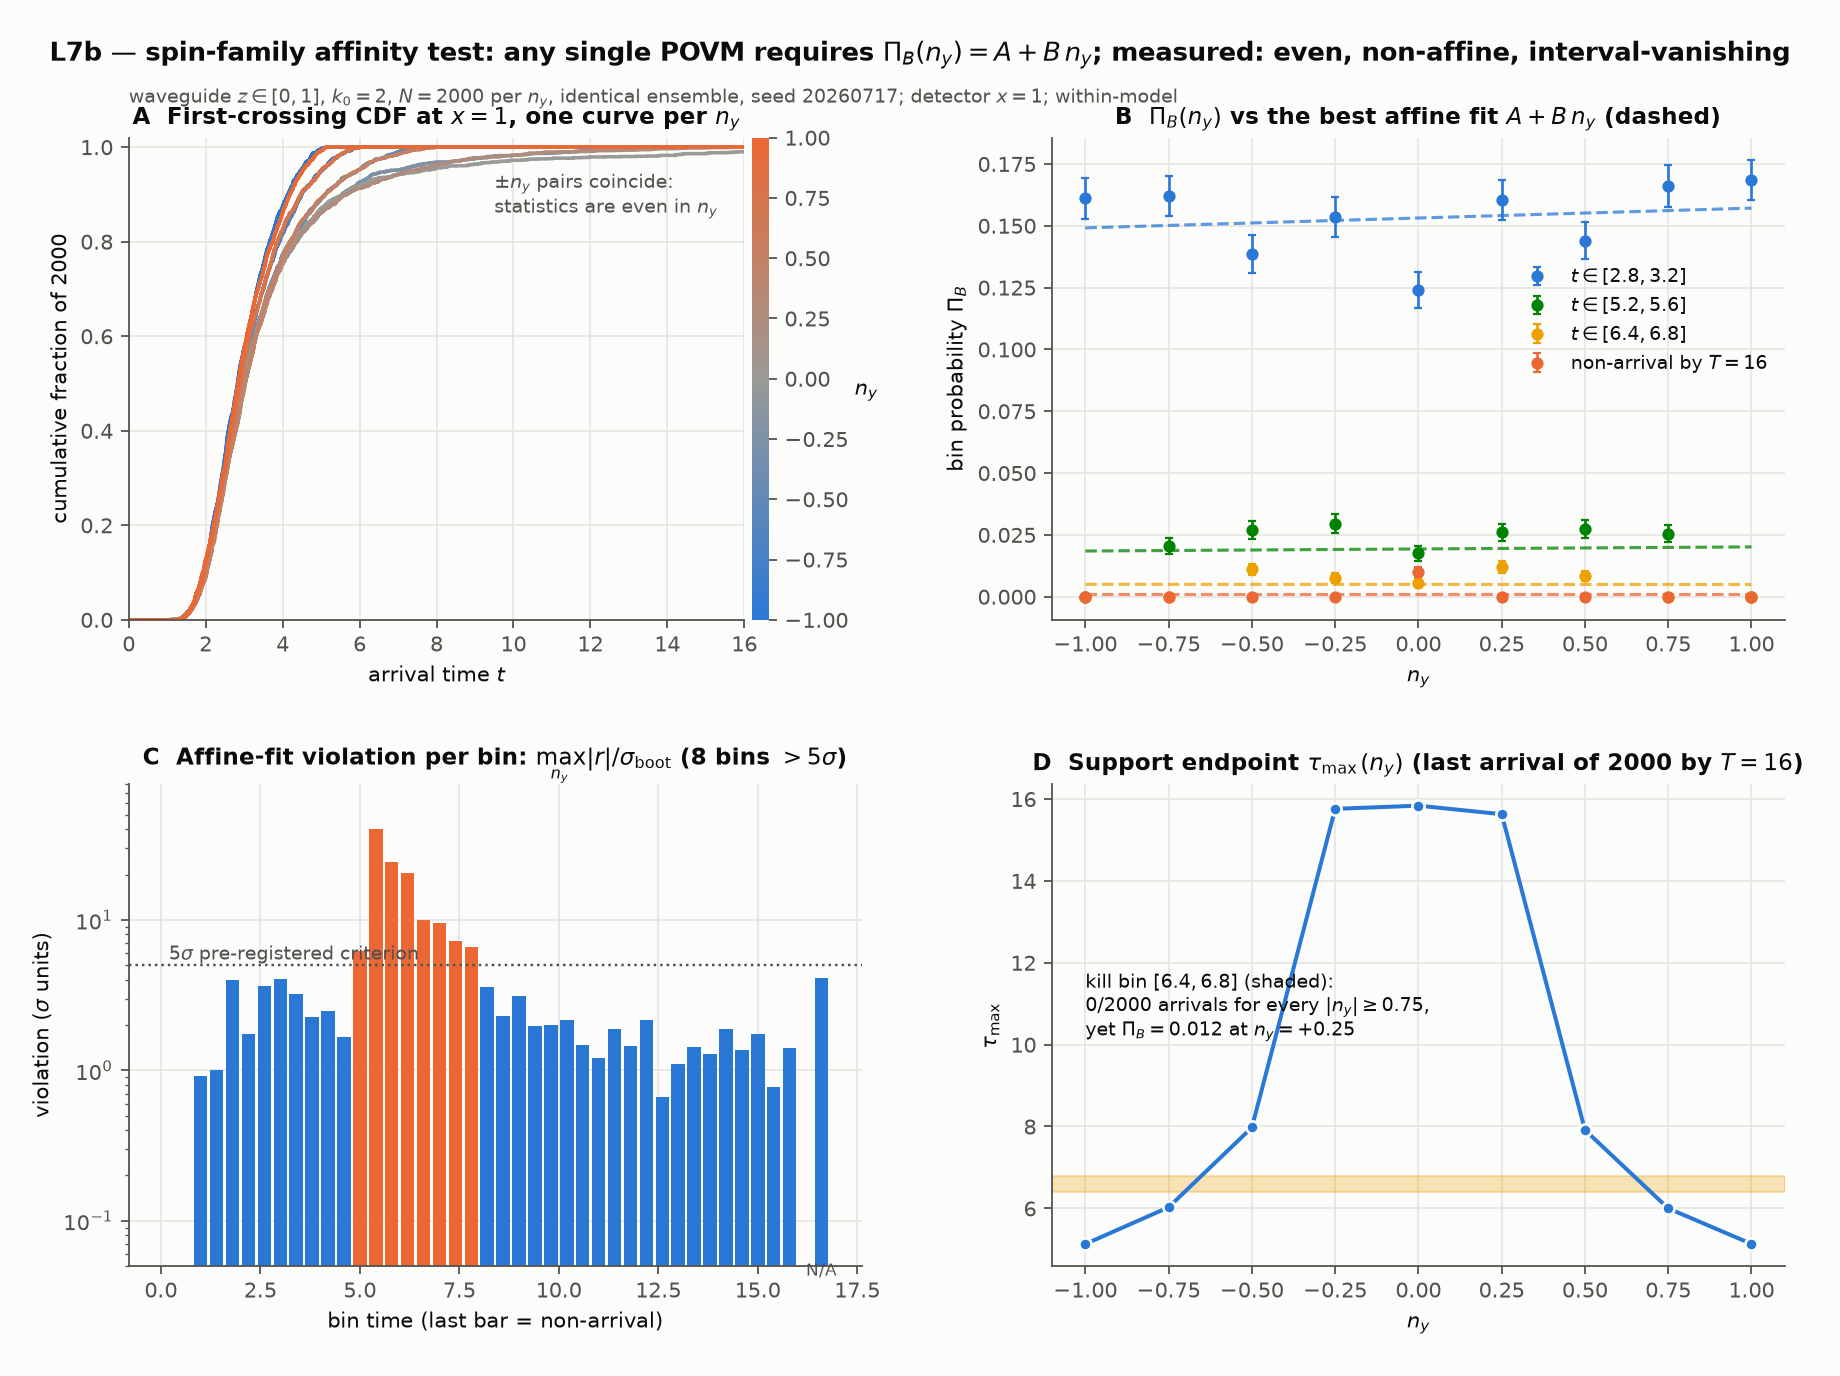

This figure's Python source:
#!/usr/bin/env python3
"""L7b figure: spin-family affinity test (4 panels)."""
import json
import os

import numpy as np
import matplotlib
matplotlib.use("Agg")
import matplotlib.pyplot as plt
from matplotlib.colors import LinearSegmentedColormap

OUTDIR = os.path.dirname(os.path.abspath(__file__))
res = json.load(open(os.path.join(OUTDIR, "l7b_results.json")))
raw = np.load(os.path.join(OUTDIR, "l7b_raw.npz"))

NY = raw["ny_values"]
tau = raw["tau_ref"]
Phat = raw["Phat"]
sigma_eff = raw["sigma_eff"]
coef1 = raw["affine_coef"]
ratio = raw["ratio"]
edges = raw["bin_edges"]
T = 16.0
N = 2000

# diverging n_y colormap: blue (-1) -> neutral gray (0) -> orange (+1)
div = LinearSegmentedColormap.from_list(
    "nydiv", ["#2a78d6", "#9a9a97", "#eb6834"])
INK = "#0b0b0b"
INK2 = "#52514e"
GRID = "#e4e3e0"
SURF = "#fcfcfb"

plt.rcParams.update({
    "font.size": 9.5, "axes.edgecolor": INK2, "axes.labelcolor": INK,
    "text.color": INK, "xtick.color": INK2, "ytick.color": INK2,
    "axes.titlesize": 10.5, "axes.titleweight": "bold",
    "figure.facecolor": SURF, "axes.facecolor": SURF,
})

fig, axes = plt.subplots(2, 2, figsize=(11.5, 8.6))
fig.subplots_adjust(hspace=0.34, wspace=0.26, left=0.07, right=0.97,
                    top=0.90, bottom=0.08)
(axA, axB), (axC, axD) = axes
for ax in axes.flat:
    ax.grid(True, color=GRID, lw=0.7)
    ax.set_axisbelow(True)
    for s in ("top", "right"):
        ax.spines[s].set_visible(False)

# ---------------- Panel A: arrival-time CDFs by n_y --------------------
for i, ny in enumerate(NY):
    t = tau[i]
    fin = np.sort(t[np.isfinite(t) & (t <= T)])
    y = np.arange(1, fin.size + 1) / N
    c = div((ny + 1) / 2)
    axA.step(np.concatenate([[0], fin, [T]]),
             np.concatenate([[0], y, [y[-1]]]),
             where="post", color=c, lw=1.6)
axA.set_title("A  First-crossing CDF at $x=1$, one curve per $n_y$")
axA.set_xlabel("arrival time $t$")
axA.set_ylabel("cumulative fraction of 2000")
axA.set_xlim(0, T)
axA.set_ylim(0, 1.02)
sm = plt.cm.ScalarMappable(cmap=div, norm=plt.Normalize(-1, 1))
cb = fig.colorbar(sm, ax=axA, pad=0.01, aspect=28)
cb.set_label("$n_y$", rotation=0, labelpad=8)
cb.outline.set_visible(False)
axA.annotate("$\\pm n_y$ pairs coincide:\nstatistics are even in $n_y$",
             xy=(9.5, 0.86), fontsize=8.5, color=INK2)

# ---------------- Panel B: Pi_B(n_y) for selected bins + affine fits ----
# early bin (shape contrast), max-violation bin, kill bin, non-arrival bin
sel_bins = [7, int(res["G2"]["max_violation_bin"]),
            int(res["G3"]["kill_bins"][0]["bin"]), 40]
cat = ["#2a78d6", "#008300", "#eda100", "#eb6834", "#4a3aa7"]
nyf = np.linspace(-1, 1, 100)
for k, b in enumerate(sel_bins):
    c = cat[k % len(cat)]
    lab = ("non-arrival by $T=16$" if b == 40 else
           "$t \\in [%.1f, %.1f]$" % (edges[b], edges[b + 1]))
    axB.errorbar(NY, Phat[:, b], yerr=sigma_eff[:, b], fmt="o", ms=4.5,
                 color=c, lw=1.2, capsize=2, zorder=3, label=lab)
    axB.plot(nyf, coef1[0, b] + coef1[1, b] * nyf, "--", color=c, lw=1.4,
             alpha=0.75, zorder=2)
axB.legend(loc="center right", fontsize=8.5, frameon=False,
           bbox_to_anchor=(1.0, 0.62))
axB.set_title("B  $\\Pi_B(n_y)$ vs the best affine fit $A + B\\,n_y$ (dashed)")
axB.set_xlabel("$n_y$")
axB.set_ylabel("bin probability $\\Pi_B$")
axB.set_xticks(NY)

# ---------------- Panel C: residual/sigma profile ----------------------
mx = ratio.max(axis=0)
centers = np.concatenate([0.5 * (edges[:-1] + edges[1:]), [16.6]])
width = 0.34
over = mx > 5
axC.bar(centers[~over], mx[~over], width=width, color="#2a78d6")
axC.bar(centers[over], mx[over], width=width, color="#eb6834")
axC.axhline(5, color=INK2, lw=1.1, ls=":")
axC.annotate("5$\\sigma$ pre-registered criterion", xy=(0.2, 5.4),
             fontsize=8.5, color=INK2)
axC.annotate("N/A", xy=(16.6, -0.02), xycoords=("data", "axes fraction"),
             ha="center", fontsize=7.5, color=INK2)
axC.set_title("C  Affine-fit violation per bin: "
              "$\\max_{n_y} |r|/\\sigma_{\\rm boot}$ "
              "(%d bins $>5\\sigma$)" % int(res["G2"]["n_bins_over_5sigma"]))
axC.set_xlabel("bin time (last bar = non-arrival)")
axC.set_ylabel("violation ($\\sigma$ units)")
axC.set_yscale("log")
axC.set_ylim(0.05, max(mx) * 2)

# ---------------- Panel D: tau_max(n_y) + kill bin ---------------------
prof = res["G4"]["profile"]
nys = [p["ny"] for p in prof]
tmx = [p["tau_max"] for p in prof]
if res["G3"]["kill_bins"]:
    kb = res["G3"]["kill_bins"][0]
    t0k, t1k = kb["t_range"]
    axD.axhspan(t0k, t1k, color="#eda100", alpha=0.28, zorder=1)
    axD.annotate("kill bin $[%.1f, %.1f]$ (shaded):\n0/2000 arrivals for "
                 "every $|n_y| \\geq %.2f$,\nyet $\\Pi_B = %.3f$ at "
                 "$n_y = %+g$"
                 % (t0k, t1k, kb["nstar"], kb["max_inner_p"],
                    kb["max_inner_ny"]),
                 xy=(-1.0, 10.2), fontsize=8.5, color=INK)
axD.plot(nys, tmx, "-", color="#2a78d6", lw=1.8, zorder=2)
axD.plot(nys, tmx, "o", color="#2a78d6", ms=5.5, zorder=3,
         markeredgecolor=SURF, markeredgewidth=1.2)
axD.set_title("D  Support endpoint $\\tau_{\\max}(n_y)$ "
              "(last arrival of 2000 by $T=16$)")
axD.set_xlabel("$n_y$")
axD.set_ylabel("$\\tau_{\\max}$")
axD.set_xticks(NY)

fig.suptitle("L7b — spin-family affinity test: any single POVM requires "
             "$\\Pi_B(n_y) = A + B\\,n_y$; measured: even, non-affine, "
             "interval-vanishing", fontsize=11.5, fontweight="bold", y=0.97)
fig.text(0.07, 0.925,
         "waveguide $z\\in[0,1]$, $k_0=2$, $N=2000$ per $n_y$, identical "
         "ensemble, seed 20260717; detector $x=1$; within-model",
         fontsize=8.5, color=INK2)
fig.savefig(os.path.join(OUTDIR, "l7b_figure.png"), dpi=160)
print("saved l7b_figure.png")
